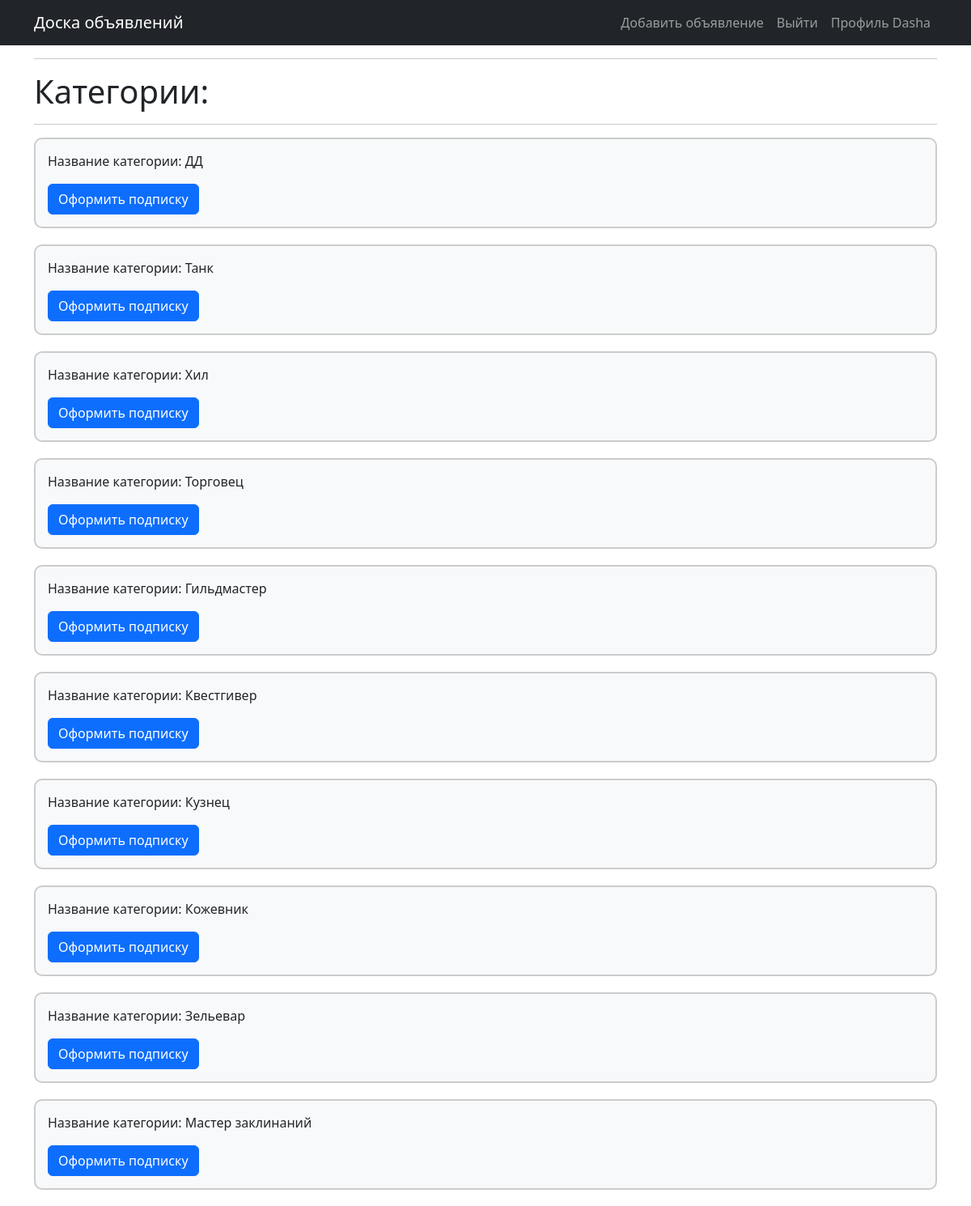
The app's page /posts/category_list/ (signed in) with its own data.
### message_board/models.py (models this page shows, shortened)
class User(AbstractUser):
    code = models.CharField(max_length=15, blank=True, null=True)

class Category(models.Model):
    dd = 'ДД'
    tk = 'Танк'
    hl = 'Хил'
    tr = 'Торговец'
    gm = 'Гильдмастер'
    qg = 'Квестгивер'
    bs = 'Кузнец'
    tn = 'Кожевник'
    pm = 'Зельевар'
    sm = 'Мастер заклинаний'
    CATEGORY_TYPES = [
        (dd, 'DAMAGEDILLER'),
        (tk, 'TANK'),
        (hl, 'HEALER'),
        (tr, 'TRADER'),
        (gm, 'GILDMASTER'),
        (qg, 'QUESTGIVER'),
        (bs, 'BLACKSMITH'),
        (tn, 'TANNER'),
        (pm, 'POTIONMAKER'),
        (sm, 'SPELLMASTER'),
    ]
    name = models.CharField(max_length=17, choices=CATEGORY_TYPES)

### message_board/views.py (the view)
# urls.py: path('category_list/', CategoryList.as_view(), name='category_list'),
class CategoryList(ListView):
    model = Category
    template_name = 'all_categories.html'
    context_object_name = 'categories'
    paginate_by = 10

### templates/all_categories.html
{% extends 'flatpages/default.html' %}
{% block title %}
<hr>
<h1 class="page-title">Категории:</h1>
<hr>
{% endblock title %}
{% block content %}
    {% for category in categories %}
        <div style="border: 2px solid #ccc; border-radius: 10px; padding: 15px; margin-bottom: 20px; background-color: #f8f9fa;">
            <p>Название категории: {{ category.name }}</p>
            {% if user.is_authenticated %}
                <a class="btn btn-primary", href="">Оформить подписку</a>
            {% else %}
                <p>Авторизуйтесь, что бы оформить подписку:</p>
                <a class="btn btn-primary", href="{% url 'profile' %}">Войти</a>
            {% endif %}
        </div>
    {% endfor %}
 {% endblock content %}

### templates/flatpages/default.html (shortened to what this page needs)
<!DOCTYPE html>
<html lang="en">
    <head>
        {% load static %}
        <link href="{% static 'css/styles.css' %}" rel="stylesheet" />
    </head>
    <body>
        <nav class="navbar navbar-expand-lg navbar-dark bg-dark">
            <div class="container">
                <a class="navbar-brand" href="{% url 'posts_list' %}">Доска объявлений</a>
                <div class="collapse navbar-collapse" id="navbarSupportedContent">
                    <ul class="navbar-nav ms-auto mb-2 mb-lg-0">
                        {% if user.is_authenticated %}
                            <li class="nav-item"><a class="nav-link" href="{% url 'post_create' %}">Добавить объявление</a></li>
                            <li class="nav-item"><a class="nav-link" href="{% url 'logout' %}">Выйти</a></li>
                            <a class="nav-link" id="navbarDropdown" href="{% url 'profile' %}" role="button" data-bs-toggle="dropdown" aria-expanded="false">Профиль {{ request.user.username }}</a>
                        {% else %}
                            <li class="nav-item"><a class="nav-link" href="{% url 'profile' %}">Войти</a></li>
                        {% endif %}
                    </ul>
                </div>
            </div>
        </nav>
        <div class="container">
            <div class="row">
                <div class="col-lg-12 ">
                    {% block title %}{%endblock title %}
                    {% block content %}{% endblock content %}
                </div>
            </div>
        </div>
    </body>
</html>

### records on screen
User: user.username "Dasha"
Category: name "ДД"
Category: name "Танк"
Category: name "Хил"
Category: name "Торговец"
Category: name "Гильдмастер"
Category: name "Квестгивер"
Category: name "Кузнец"
Category: name "Кожевник"
Category: name "Зельевар"
Category: name "Мастер заклинаний"
